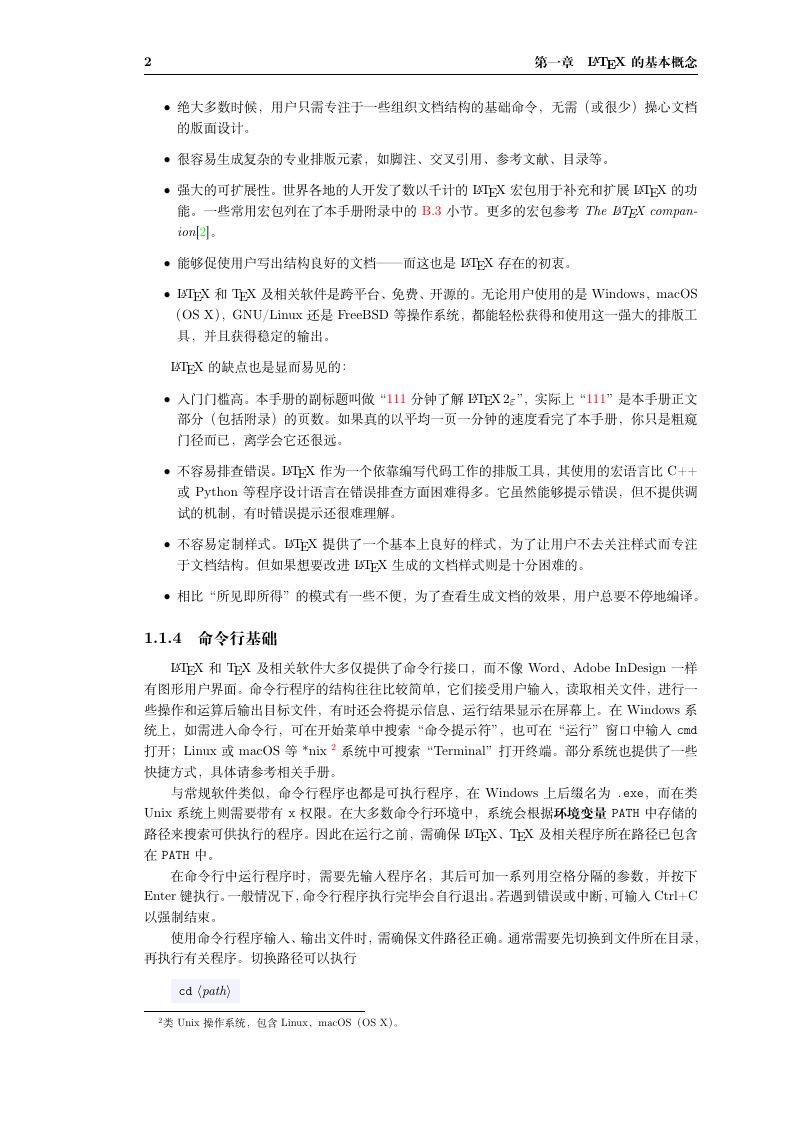
#> input picture assets/image-20260122211453-r856wkw.png, 794 x 1123 px
$ python deskew_angle_only.py ../assets/image-20260122211453-r856wkw.png
#> lines starting #> are read from the running program, lines starting #| are printed output that depends on the picture; after the words box and inside, x2 and y2 are one past the last pixel; in counts of white or black regions, pixels touching at a corner belong together
#> further down, test_image is the input picture: shape (1123, 794, 3); mean B, G, R 245.7, 245.6, 245.7
#!/usr/bin/env python3
# -*- coding: utf-8 -*-
"""
图像倾斜角度估计模块（仅返回角度）

从 image_pipeline.py 中的 DeskewImg 类改编，专门用于评估
"""

import os
import sys
import numpy as np
import cv2

current_dir = os.path.dirname(os.path.abspath(__file__))
root_dir = os.path.dirname(os.path.dirname(current_dir))
sys.path.append(root_dir)


class DeskewAngleEstimator:
    """基于傅里叶频谱的粗细两阶段校正（仅返回角度）。

    该类专门用于评估，只返回倾斜角度，不进行图像旋转。
    """

    def __init__(
        self,
        coarse_angle_step: float = 1.0,
        fine_angle_range: float = 2.0,
        fine_angle_step: float = 0.1,
        max_skew_angle: float = 45.0,
    ):
        self.coarse_angle_step = coarse_angle_step
        self.fine_angle_range = fine_angle_range
        self.fine_angle_step = fine_angle_step
        self.max_skew_angle = max_skew_angle

    def estimate_angle(self, image: np.ndarray) -> float:
        """
        估计图像的倾斜角度

        参数:
            image: 输入图像（numpy数组）

        返回:
            float: 估计的倾斜角度（度），正值表示顺时针倾斜，负值表示逆时针倾斜
        """
        if not isinstance(image, np.ndarray):
            return 0.0

        gray = self._to_gray(image)
        magnitude = self._calculate_fft_magnitude(gray)

        # 粗略估计
        coarse_angles = np.arange(-90.0, 90.0, self.coarse_angle_step)
        coarse_fft_angle = self._find_best_angle(magnitude, coarse_angles)
        coarse_image_angle = self._map_fft_angle_to_image_angle(coarse_fft_angle)

        # 精细估计
        fine_angles = np.arange(
            coarse_image_angle - self.fine_angle_range,
            coarse_image_angle + self.fine_angle_range,
            self.fine_angle_step,
        )
        fine_image_angle = self._find_best_angle(
            magnitude, fine_angles, is_image_angle=True
        )

        # 限制角度范围
        final_angle = np.clip(
            fine_image_angle, -self.max_skew_angle, self.max_skew_angle
        )

        return float(final_angle)

    def _to_gray(self, image: np.ndarray) -> np.ndarray:
        if image.ndim == 2:
            return image
        try:
            return cv2.cvtColor(image, cv2.COLOR_BGR2GRAY)
        except cv2.error:
            return cv2.cvtColor(image, cv2.COLOR_RGB2GRAY)

    def _calculate_fft_magnitude(self, gray_image: np.ndarray) -> np.ndarray:
        h, w = gray_image.shape
        optimal_size = cv2.getOptimalDFTSize(max(h, w))
        padded = cv2.copyMakeBorder(
            gray_image,
            0,
            optimal_size - h,
            0,
            optimal_size - w,
            cv2.BORDER_CONSTANT,
            value=(255,),
        )
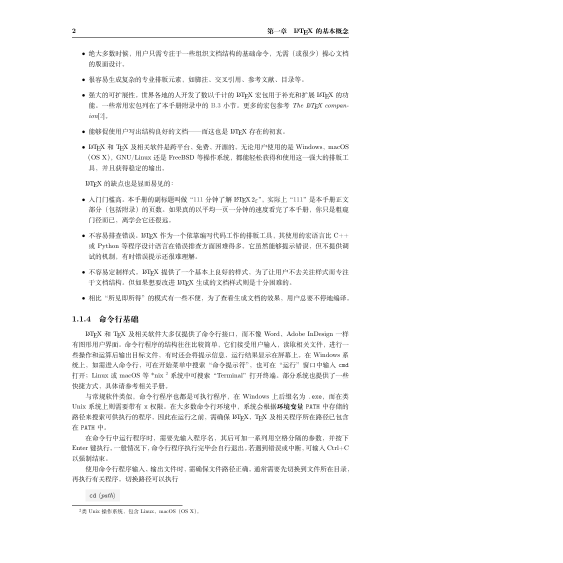
#> padded: shape (1125, 1125) (shown at 1/2 size); min 0, max 255, mean 248.4
        binary = cv2.adaptiveThreshold(
            np.bitwise_not(padded),
            255,
            cv2.ADAPTIVE_THRESH_GAUSSIAN_C,
            cv2.THRESH_BINARY,
            15,
            -10,
        )
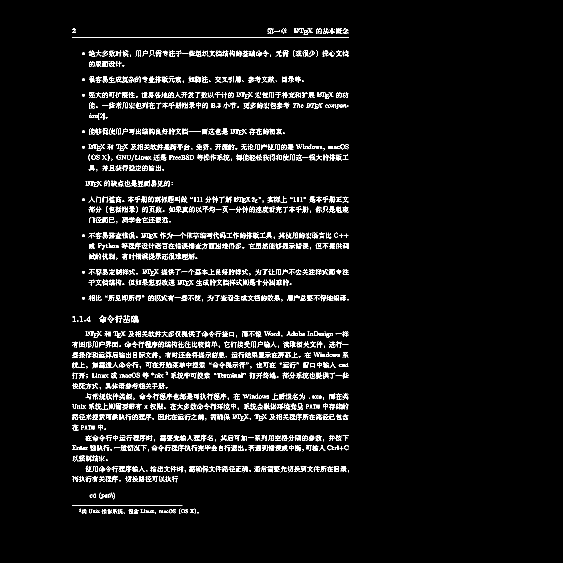
#> binary: shape (1125, 1125) (shown at 1/2 size); 4.6% white in thin lines or dots, all inside (x1, y1, x2, y2) = (144, 56, 698, 1028)
        dft = cv2.dft(
            np.asarray(binary, dtype=np.float32), flags=cv2.DFT_COMPLEX_OUTPUT
        )
        dft_shifted = np.fft.fftshift(dft)
        magnitude = cv2.magnitude(dft_shifted[:, :, 0], dft_shifted[:, :, 1])
        cy, cx = magnitude.shape[0] // 2, magnitude.shape[1] // 2
        cv2.circle(magnitude, (cx, cy), radius=2, color=(0, 0, 0), thickness=-1)
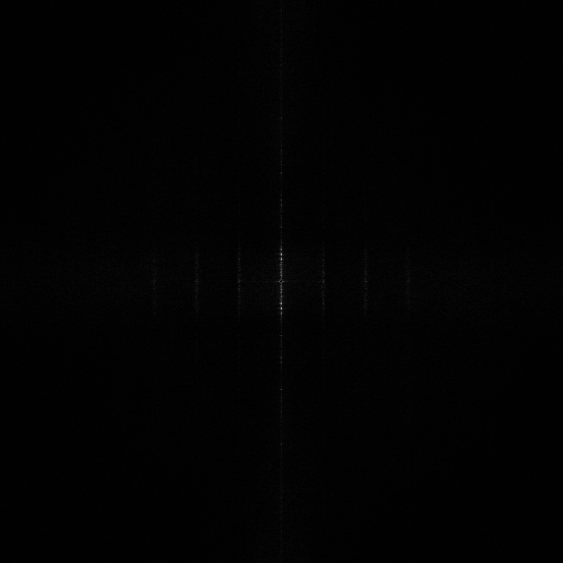
#> magnitude: shape (1125, 1125) float32 (shown at 1/2 size); min 0, max 4520262, mean 41731.7; drawn with min black and max white
        return magnitude

    def _find_best_angle(
        self, magnitude: np.ndarray, angles: np.ndarray, is_image_angle: bool = False
    ) -> float:
#> called with angles = array of shape (180,), is_image_angle = False
        center_y, center_x = magnitude.shape[0] // 2, magnitude.shape[1] // 2
        max_radius = min(center_y, center_x)
        best_angle = 0.0
        max_energy = -np.inf
        for angle_deg in angles:
            fft_angle_deg = angle_deg + 90 if is_image_angle else angle_deg
            angle_rad = np.deg2rad(fft_angle_deg)
            radii = np.arange(max_radius)
            x_coords = np.clip(
                np.round(center_x + radii * np.cos(angle_rad)).astype(int),
                0,
                magnitude.shape[1] - 1,
            )
            y_coords = np.clip(
                np.round(center_y - radii * np.sin(angle_rad)).astype(int),
                0,
                magnitude.shape[0] - 1,
            )
            energy = np.sum(magnitude[y_coords, x_coords])
            if energy > max_energy:
                max_energy = energy
                best_angle = angle_deg
#> this loop made 180 passes
#> (energy, max_energy) on pass 1: (205752688, 205752688)
#> after the loop, best_angle = -90; max_energy = 205752688
#> in estimate_angle, `coarse_fft_angle = self._find_best_angle(magnitude, coarse_angles)`: coarse_fft_angle = -90
        return best_angle

    def _map_fft_angle_to_image_angle(self, fft_angle: float) -> float:
#> called with fft_angle = -90
        image_angle = fft_angle - 90
#> image_angle = -180
        if image_angle < -90:
            image_angle += 180
#> image_angle = 0
        elif image_angle > 90:
            image_angle -= 180
        if abs(image_angle) > self.max_skew_angle:
            alt_angle1 = image_angle - 90
            alt_angle2 = image_angle + 90
            if abs(alt_angle1) < abs(image_angle):
                image_angle = alt_angle1
            elif abs(alt_angle2) < abs(image_angle):
                image_angle = alt_angle2
        return image_angle


def get_skew_angle(image: np.ndarray, max_skew_angle: float = 45.0) -> float:
    """
    便捷函数：估计图像的倾斜角度

    参数:
        image: 输入图像（numpy数组）
        max_skew_angle: 最大倾斜角度范围（度），默认45度

    返回:
        float: 估计的倾斜角度（度）
    """
    estimator = DeskewAngleEstimator(max_skew_angle=max_skew_angle)
    return estimator.estimate_angle(image)
#> the loop in _find_best_angle (call 2), `for angle_deg in angles:` made 40 passes
#> (energy, max_energy) on passes 1 to 8: (78643640, 78643640), (84737024, 84737024), (87487728, 87487728), (89881288, 89881288), (93991872, 93991872), (101256272, 101256272), (103455376, 103455376), (108101280, 108101280)
#> in estimate_angle, `fine_image_angle = self._find_best_angle( magnitude, fine_angles, is_i..`: fine_image_angle = 1.78e-15


if __name__ == "__main__":
    # 简单测试
    import sys
    if len(sys.argv) > 1:
        test_image = cv2.imread(sys.argv[1])
        if test_image is not None:
            angle = get_skew_angle(test_image)
#> angle = 1.78e-15
            print(f"Estimated skew angle: {angle:.2f} degrees")
#| Estimated skew angle: 0.00 degrees
        else:
            print(f"Failed to load image: {sys.argv[1]}")
    else:
        print("Usage: python deskew_angle_only.py <image_path>")
